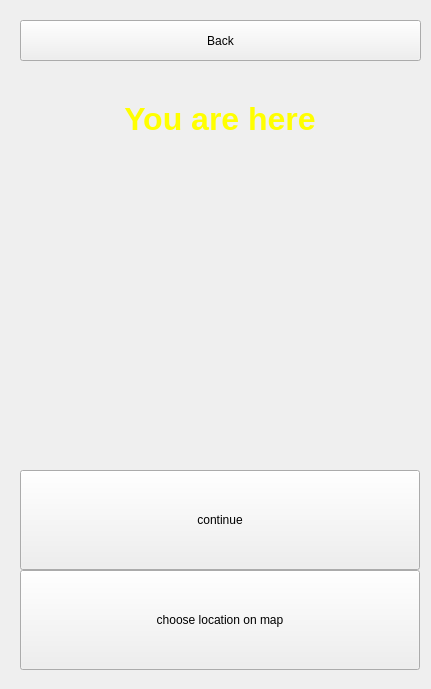
      <widget class="QWidget" name="page2">
       <widget class="QPushButton" name="button_correctLocation">
        <property name="geometry">
         <rect>
          <x>20</x>
          <y>470</y>
          <width>400</width>
          <height>100</height>
         </rect>
        </property>
        <property name="sizePolicy">
         <sizepolicy hsizetype="Fixed" vsizetype="Fixed">
          <horstretch>0</horstretch>
          <verstretch>0</verstretch>
         </sizepolicy>
        </property>
        <property name="minimumSize">
         <size>
          <width>400</width>
          <height>100</height>
         </size>
        </property>
        <property name="maximumSize">
         <size>
          <width>400</width>
          <height>100</height>
         </size>
        </property>
        <property name="text">
         <string>continue</string>
        </property>
       </widget>
       <widget class="QPushButton" name="button_wrongLocation">
        <property name="geometry">
         <rect>
          <x>20</x>
          <y>570</y>
          <width>400</width>
          <height>100</height>
         </rect>
        </property>
        <property name="minimumSize">
         <size>
          <width>400</width>
          <height>100</height>
         </size>
        </property>
        <property name="maximumSize">
         <size>
          <width>400</width>
          <height>100</height>
         </size>
        </property>
        <property name="text">
         <string>choose location on map</string>
        </property>
       </widget>
       <widget class="QPushButton" name="button_startNew2">
        <property name="geometry">
         <rect>
          <x>20</x>
          <y>20</y>
          <width>401</width>
          <height>41</height>
         </rect>
        </property>
        <property name="sizePolicy">
         <sizepolicy hsizetype="Fixed" vsizetype="Fixed">
          <horstretch>0</horstretch>
          <verstretch>0</verstretch>
         </sizepolicy>
        </property>
        <property name="minimumSize">
         <size>
          <width>401</width>
          <height>41</height>
         </size>
        </property>
        <property name="maximumSize">
         <size>
          <width>401</width>
          <height>41</height>
         </size>
        </property>
        <property name="text">
         <string>Back</string>
        </property>
       </widget>
       <widget class="QgsMapCanvas" name="QgsMapCanvas2" native="true">
        <property name="geometry">
         <rect>
          <x>20</x>
          <y>10</y>
          <width>402</width>
          <height>670</height>
         </rect>
        </property>
        <property name="minimumSize">
         <size>
          <width>402</width>
          <height>670</height>
         </size>
        </property>
        <property name="maximumSize">
         <size>
          <width>402</width>
          <height>670</height>
         </size>
        </property>
        <widget class="QLabel" name="label_6">
         <property name="geometry">
          <rect>
           <x>100</x>
           <y>60</y>
           <width>200</width>
           <height>100</height>
          </rect>
         </property>
         <property name="minimumSize">
          <size>
           <width>200</width>
           <height>100</height>
          </size>
         </property>
         <property name="text">
          <string>&lt;html&gt;&lt;head/&gt;&lt;body&gt;&lt;p&gt;&lt;span style=&quot; font-size:24pt; font-weight:600; color:#ffff00;&quot;&gt;You are here&lt;/span&gt;&lt;/p&gt;&lt;/body&gt;&lt;/html&gt;</string>
         </property>
         <property name="alignment">
          <set>Qt::AlignCenter</set>
         </property>
        </widget>
       </widget>
       <zorder>QgsMapCanvas2</zorder>
       <zorder>button_correctLocation</zorder>
       <zorder>button_wrongLocation</zorder>
       <zorder>button_startNew2</zorder>
      </widget>
